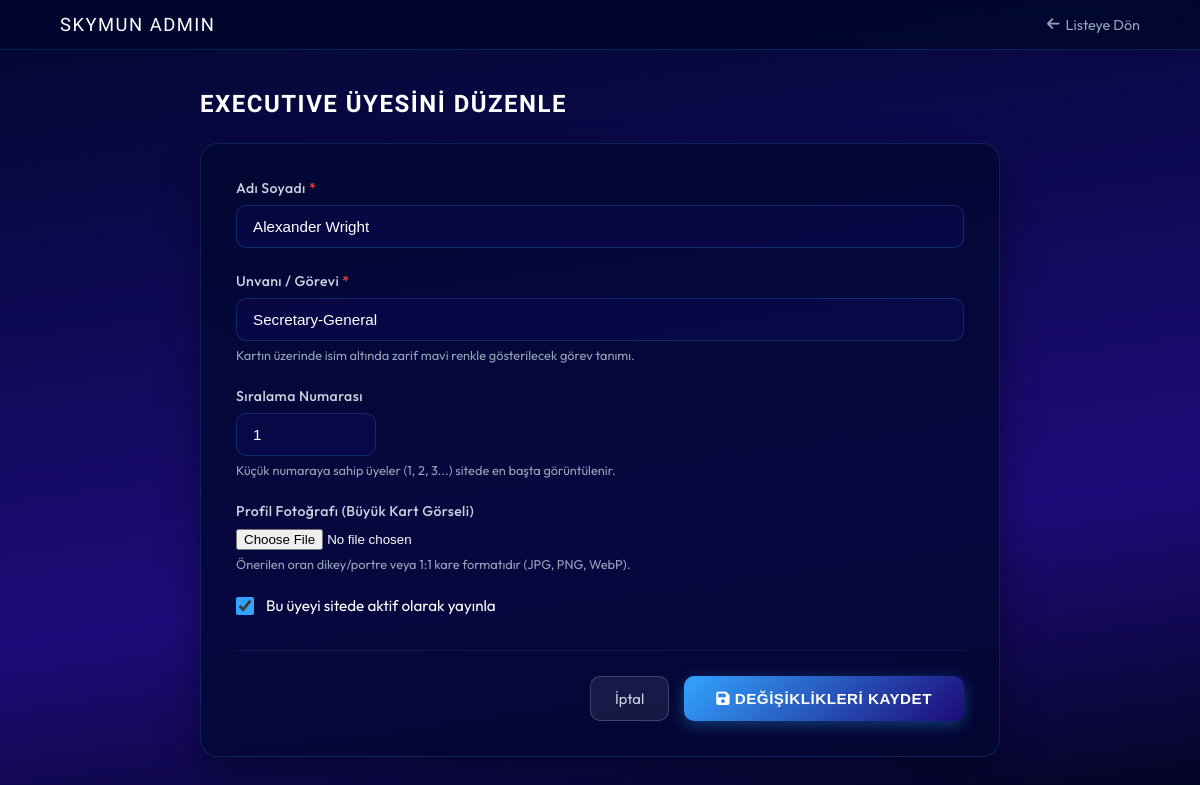
Page /admin/executive-edit.php?id=1 (signed in) on the earlier database version.
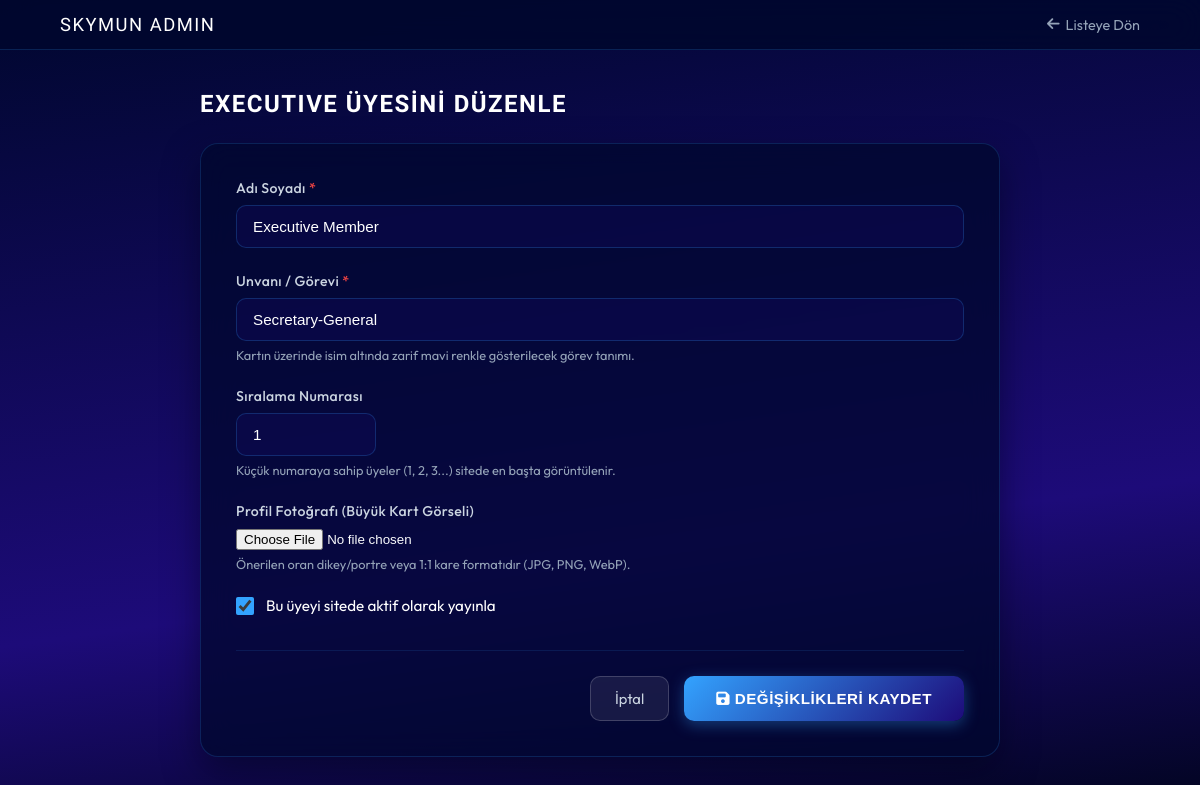
Same page on the later database version.
### tables this page shows
CREATE TABLE IF NOT EXISTS `executives` (
  `id` INT(11) NOT NULL AUTO_INCREMENT,
  `name` VARCHAR(150) NOT NULL,
  `title` VARCHAR(150) NOT NULL,
  `image` VARCHAR(255) DEFAULT NULL,
  `status` TINYINT(1) DEFAULT 1,
  `sort_order` INT(11) DEFAULT 0,
  `created_at` TIMESTAMP NOT NULL DEFAULT CURRENT_TIMESTAMP,
  PRIMARY KEY (`id`)
);

### config.php (called while the page is built, shortened)
<?php
$pdo = null;
try {
    $dsn = "mysql:host=" . DB_HOST . ";port=" . DB_PORT . ";dbname=" . DB_NAME . ";charset=" . DB_CHARSET;
    $options = [
        PDO::ATTR_ERRMODE            => PDO::ERRMODE_EXCEPTION,
        PDO::ATTR_DEFAULT_FETCH_MODE => PDO::FETCH_ASSOC,
        PDO::ATTR_EMULATE_PREPARES   => false,
    ];
    $pdo = new PDO($dsn, DB_USER, DB_PASS, $options);
} catch (PDOException $e) {
    $db_error = $e->getMessage();
    try {
        $dsnFallback = "mysql:host=" . DB_HOST . ";port=" . DB_PORT . ";charset=" . DB_CHARSET;
        $pdo = new PDO($dsnFallback, DB_USER, DB_PASS, [
            PDO::ATTR_ERRMODE            => PDO::ERRMODE_EXCEPTION,
            PDO::ATTR_DEFAULT_FETCH_MODE => PDO::FETCH_ASSOC,
            PDO::ATTR_EMULATE_PREPARES   => false,
        ]);
        $pdo->exec("CREATE DATABASE IF NOT EXISTS `" . DB_NAME . "` CHARACTER SET utf8mb4 COLLATE utf8mb4_unicode_ci");
        $pdo->exec("USE `" . DB_NAME . "`");
        $db_error = '';
    } catch (PDOException $eFallback) {
        $db_error = $eFallback->getMessage();
        $pdo = null;
    }
}
function init_skymun_tables() {
    global $pdo, $last_sql_error;
    if ($pdo) {
        try {
            $sql = "CREATE TABLE IF NOT EXISTS `committees` (
                `id` INT AUTO_INCREMENT PRIMARY KEY,
                `title` VARCHAR(255) NOT NULL,
                `short_name` VARCHAR(50) NULL,
                `agenda` TEXT NULL,
                `description` LONGTEXT NULL,
                `cover_image` VARCHAR(255) NULL,
                `study_guide` VARCHAR(255) NULL,
                `member1_name` VARCHAR(150) NULL,
                `member1_title` VARCHAR(150) NULL,
                `member1_image` VARCHAR(255) NULL,
                `member2_name` VARCHAR(150) NULL,
                `member2_title` VARCHAR(150) NULL,
                `member2_image` VARCHAR(255) NULL,
                `member3_name` VARCHAR(150) NULL,
                `member3_title` VARCHAR(150) NULL,
                `member3_image` VARCHAR(255) NULL,
                `status` TINYINT(1) DEFAULT 1,
                `sort_order` INT DEFAULT 0,
                `created_at` TIMESTAMP DEFAULT CURRENT_TIMESTAMP
            ) ENGINE=InnoDB DEFAULT CHARSET=utf8mb4 COLLATE=utf8mb4_unicode_ci;";
            $pdo->exec($sql);
            $sqlExecutives = "CREATE TABLE IF NOT EXISTS `executives` (
                `id` INT AUTO_INCREMENT PRIMARY KEY,
                `name` VARCHAR(150) NOT NULL,
                `title` VARCHAR(150) NOT NULL,
                `image` VARCHAR(255) NULL,
                `status` TINYINT(1) DEFAULT 1,
                `sort_order` INT DEFAULT 0,
                `created_at` TIMESTAMP DEFAULT CURRENT_TIMESTAMP
            ) ENGINE=InnoDB DEFAULT CHARSET=utf8mb4 COLLATE=utf8mb4_unicode_ci;";
            $pdo->exec($sqlExecutives);
            $sqlApplications = "CREATE TABLE IF NOT EXISTS `applications` (
                `id` INT AUTO_INCREMENT PRIMARY KEY,
                `title` VARCHAR(150) NOT NULL,
                `price` VARCHAR(100) NULL,
                `apply_url` VARCHAR(500) NOT NULL,
                `description` TEXT NULL,
                `status` TINYINT(1) DEFAULT 1,
                `sort_order` INT DEFAULT 0,
                `created_at` TIMESTAMP DEFAULT CURRENT_TIMESTAMP
            ) ENGINE=InnoDB DEFAULT CHARSET=utf8mb4 COLLATE=utf8mb4_unicode_ci;";
            $pdo->exec($sqlApplications);
            $sqlContactSettings = "CREATE TABLE IF NOT EXISTS `contact_settings` (
                `id` INT AUTO_INCREMENT PRIMARY KEY,
                `channel_key` VARCHAR(50) UNIQUE NOT NULL,
                `channel_title` VARCHAR(100) NOT NULL,
                `channel_value` VARCHAR(255) NULL,
                `status` TINYINT(1) DEFAULT 1,
                `created_at` TIMESTAMP DEFAULT CURRENT_TIMESTAMP
            ) ENGINE=InnoDB DEFAULT CHARSET=utf8mb4 COLLATE=utf8mb4_unicode_ci;";
            $pdo->exec($sqlContactSettings);
            $pdo->exec("INSERT INTO `contact_settings` (`channel_key`, `channel_title`, `channel_value`, `status`) VALUES
                ('instagram', 'Instagram', '#', 1),
                ('mail', 'E-Mail', 'info@example.com', 1),
                ('phone', 'Phone Support', 'Direct Contacts', 0),
                ('tiktok', 'TikTok', '#', 1)
                ON DUPLICATE KEY UPDATE `channel_title`=VALUES(`channel_title`);");
            $sqlContactPhones = "CREATE TABLE IF NOT EXISTS `contact_phones` (
                `id` INT AUTO_INCREMENT PRIMARY KEY,
                `name` VARCHAR(150) NOT NULL,
                `title` VARCHAR(150) NOT NULL,
                `phone_number` VARCHAR(50) NOT NULL,
                `status` TINYINT(1) DEFAULT 1,
                `sort_order` INT DEFAULT 0,
                `created_at` TIMESTAMP DEFAULT CURRENT_TIMESTAMP
            ) ENGINE=InnoDB DEFAULT CHARSET=utf8mb4 COLLATE=utf8mb4_unicode_ci;";
            $pdo->exec($sqlContactPhones);
            $countCom = $pdo->query("SELECT COUNT(*) FROM `committees`")->fetchColumn();
            $countExec = $pdo->query("SELECT COUNT(*) FROM `executives`")->fetchColumn();
            $countApp = $pdo->query("SELECT COUNT(*) FROM `applications`")->fetchColumn();
        } catch (PDOException $e) {
            $last_sql_error = "Tablo oluşturma hatası: " . $e->getMessage();
            error_log($last_sql_error);
        }
    }
}
function get_executive_by_id($id) {
    global $pdo;
    $id = (int)$id;
    init_skymun_tables();
    try {
        $stmt = $pdo->prepare("SELECT * FROM `executives` WHERE `id` = ? LIMIT 1");
        $stmt->execute([$id]);
        $row = $stmt->fetch();
        return $row ?: null;
    } catch (PDOException $e) {
        error_log("SQL get_executive_by_id Hatası: " . $e->getMessage());
        return null;
    }
}

### admin/executive-edit.php (the view, shortened to what the changed rows need)
<?php
require_once __DIR__ . '/../config.php';
$id = isset($_GET['id']) ? (int)$_GET['id'] : 0;
$executive = null;
if ($id > 0) {
    $executive = get_executive_by_id($id);
}
?>
<!DOCTYPE html>
<html lang="tr">
<head>
    <link rel="stylesheet" href="https://cdnjs.cloudflare.com/ajax/libs/font-awesome/6.5.1/css/all.min.css" />
</head>
<body>
<div class="container">
    <div class="page-header">
        <h1 class="page-title"><?= $id > 0 ? 'EXECUTIVE ÜYESİNİ DÜZENLE' : 'YENİ EXECUTIVE ÜYESİ EKLE' ?></h1>
    </div>
    <form method="POST" action="" enctype="multipart/form-data" class="form-card">
        <div class="form-group">
            <label class="form-label">Adı Soyadı <span style="color:#ef4444;">*</span></label>
            <input type="text" name="name" class="form-control"
                   value="<?= htmlspecialchars($executive['name'] ?? '') ?>"
                   placeholder="Örn: Ad Soyad" required>
        </div>
        <div class="form-group">
            <label class="form-label">Unvanı / Görevi <span style="color:#ef4444;">*</span></label>
            <input type="text" name="title" class="form-control"
                   value="<?= htmlspecialchars($executive['title'] ?? '') ?>"
                   placeholder="Örn: Secretary-General veya Director-General" required>
            <div class="form-hint">Kartın üzerinde isim altında zarif mavi renkle gösterilecek görev tanımı.</div>
        </div>
        <div class="form-group">
            <label class="form-label">Sıralama Numarası</label>
            <input type="number" name="sort_order" class="form-control"
                   value="<?= (int)($executive['sort_order'] ?? 0) ?>"
                   style="max-width: 140px;">
            <div class="form-hint">Küçük numaraya sahip üyeler (1, 2, 3...) sitede en başta görüntülenir.</div>
        </div>
        <div class="form-group">
            <label class="checkbox-wrap">
                <input type="checkbox" name="status" value="1" <?= (!isset($executive['status']) || $executive['status'] == 1) ? 'checked' : '' ?>>
                <span style="font-size: 0.95rem; color: #ffffff;">Bu üyeyi sitede aktif olarak yayınla</span>
            </label>
        </div>
    </form>
</div>
</body>
</html>

Differences in the rows shown:
changed executives "Secretary-General": name "Alexander Wright" → "Executive Member"
